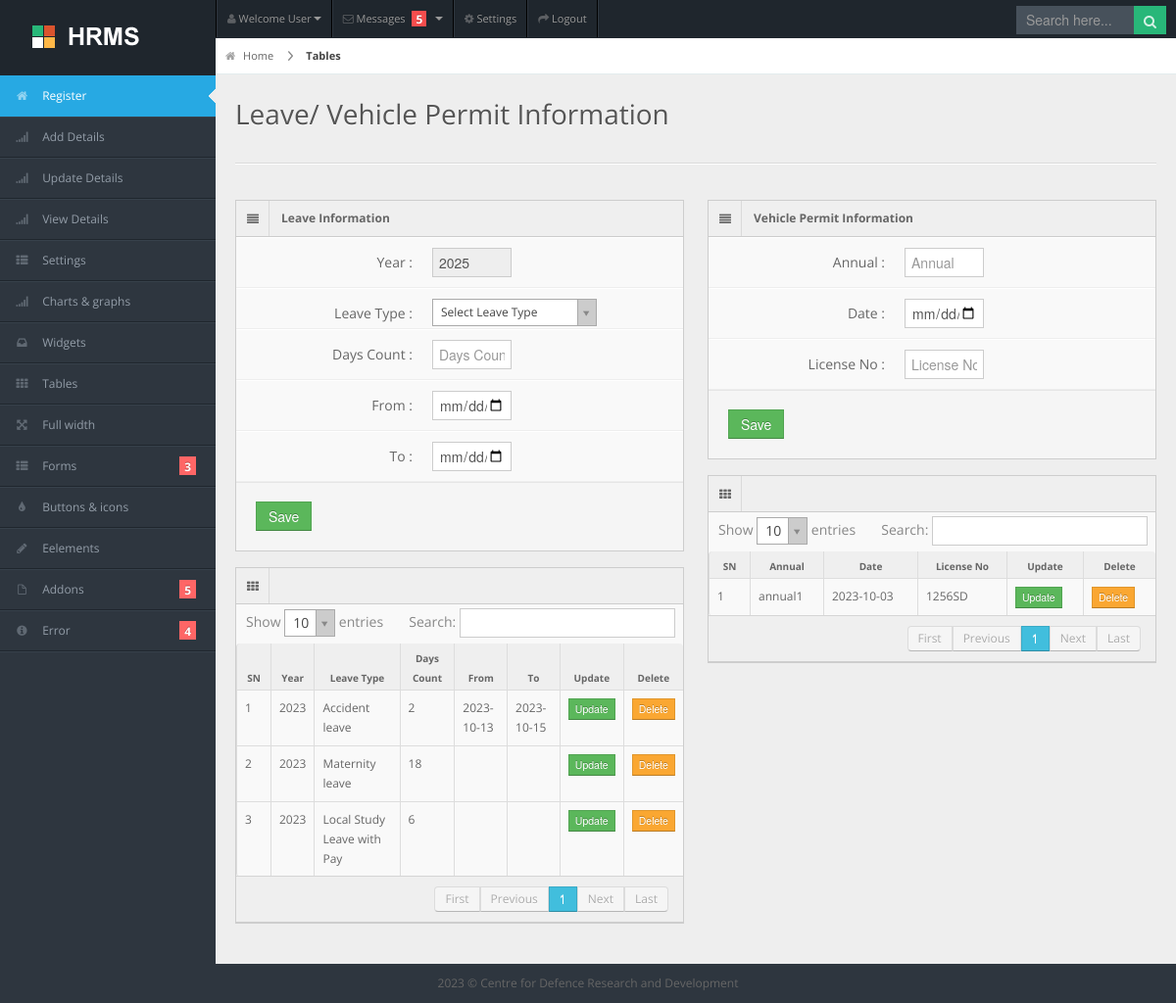
The app's page /leave_permit_details.php?pid=7 with its own data.
### tables this page shows
CREATE TABLE `leave_info_tbl` (
  `leave_info_id` int(11) NOT NULL,
  `personal_id` int(11) NOT NULL,
  `leave_year` year(4) NOT NULL,
  `leave_type` varchar(50) NOT NULL,
  `day_count` int(11) NOT NULL,
  `from_date` date DEFAULT NULL,
  `to_date` date DEFAULT NULL,
  `status` int(11) NOT NULL DEFAULT 1,
  `time_added` datetime NOT NULL DEFAULT current_timestamp()
);

CREATE TABLE `vehicle_permit_info_tbl` (
  `vehicle_permit_id` int(11) NOT NULL,
  `personal_id` int(11) NOT NULL,
  `annual` varchar(100) NOT NULL,
  `permit_date` date DEFAULT NULL,
  `license_no` varchar(50) NOT NULL,
  `status` smallint(6) NOT NULL DEFAULT 1,
  `date_added` datetime NOT NULL DEFAULT current_timestamp()
);

### leave_permit_details.php (the view, shortened to what this page needs)
<?php
error_reporting(E_ALL);ini_set('display_errors', 'on');include ("db/db.php");
$pid = $_GET['pid'];
?>
<!DOCTYPE html>
<html lang="en">
<head>
<link rel="stylesheet" href="css/bootstrap.min.css" />
<link rel="stylesheet" href="css/bootstrap-responsive.min.css" />
<link rel="stylesheet" href="css/uniform.css" />
<link rel="stylesheet" href="css/select2.css" />
<link rel="stylesheet" href="css/matrix-style.css" />
<link rel="stylesheet" href="css/matrix-media.css" />
<link href="font-awesome/css/font-awesome.css" rel="stylesheet" />
</head>
<body>
<div id="header">
  <h1><a href="dashboard.html">Matrix Admin</a></h1>
</div>
<div id="user-nav" class="navbar navbar-inverse">
  <ul class="nav">
    <li  class="dropdown" id="profile-messages" ><a title="" href="#" data-toggle="dropdown" data-target="#profile-messages" class="dropdown-toggle"><i class="icon icon-user"></i>  <span class="text">Welcome User</span><b class="caret"></b></a>
    </li>
    <li class="dropdown" id="menu-messages"><a href="#" data-toggle="dropdown" data-target="#menu-messages" class="dropdown-toggle"><i class="icon icon-envelope"></i> <span class="text">Messages</span> <span class="label label-important">5</span> <b class="caret"></b></a>
    </li>
    <li class=""><a title="" href="#"><i class="icon icon-cog"></i> <span class="text">Settings</span></a></li>
    <li class=""><a title="" href="login.html"><i class="icon icon-share-alt"></i> <span class="text">Logout</span></a></li>
  </ul>
</div>
<div id="search">
  <input type="text" placeholder="Search here..."/>
  <button type="submit" class="tip-bottom" title="Search"><i class="icon-search icon-white"></i></button>
</div>
<div id="sidebar"> <a href="#" class="visible-phone"><i class="icon icon-th"></i>Tables</a>
  <?php include('include/nav.php'); ?>
</div>
<div id="content">
  <div id="content-header">
    <div id="breadcrumb"> <a href="#" title="Go to Home" class="tip-bottom"><i class="icon-home"></i> Home</a> <a href="#" class="current">Tables</a> </div>
    <h1>Leave/ Vehicle Permit Information</h1>
  </div>
  <div class="container-fluid">
    <hr>
    <div class="row-fluid">
      <div class="span6">
		 <div class="widget-box">
        <div class="widget-title"> <span class="icon"> <i class="icon-align-justify"></i> </span>
          <h5>Leave Information</h5>
        </div>
        <div class="widget-content nopadding">
          <form action="javascript:void(0);" id="form_submit" class="form-horizontal">
            <?php $year = date('Y'); ?>
			<div class="control-group">
              <label class="control-label">Year :</label>
              <div class="controls">
                <input type="text" class="span4" placeholder="Year" value="<?php echo $year; ?>" disabled   />
              </div>
            </div>
			<div class="control-group">
              <label class="control-label">Leave Type :</label>
              <div class="controls">
              </div>
            </div>
			<div class="control-group">
              <label class="control-label">Days Count :</label>
              <div class="controls">
                <input type="text" class="span4" placeholder="Days Count" name="day_count" />
              </div>
            </div>
			<div class="control-group">
              <label class="control-label">From :</label>
              <div class="controls">
                <input type="date" class="span4" placeholder="Days Count" name="from_date" />
              </div>
            </div>
			<div class="control-group">
              <label class="control-label">To :</label>
              <div class="controls">
                <input type="date" class="span4" placeholder="Days Count" name="to_date" />
              </div>
            </div>
            <div class="form-actions">
              <button type="submit" class="btn btn-success">Save</button>
            </div>
          </form>
        </div>
      </div>
        <div class="widget-box">
          <div class="widget-title"> <span class="icon"><i class="icon-th"></i></span>
          </div>
          <div class="widget-content nopadding">
		  <?php
		  $sql = "SELECT * FROM leave_info_tbl WHERE personal_id='$pid' and status='1' ORDER BY leave_info_id  DESC";
		  $result = mysqli_query($conn, $sql);
		  ?>
            <table class="table table-bordered data-table">
              <thead>
                <tr>
                   <th>SN</th>
				  <th>Year</th>
                  <th>Leave Type</th>
                  <th>Days Count</th>
				  <th>From</th>
				  <th>To</th>
				  <th>Update</th>
				  <th>Delete</th>
                </tr>
              </thead>
              <tbody>
			  <?php $i = 1; while ($row = mysqli_fetch_assoc($result)){ ?>
                <tr class="gradeX">
                  <td><?php echo $i; ?></td>
				  <td><?php echo $row['leave_year']; ?></td>
                  <td><?php echo $row['leave_type']; ?></td>
                  <td><?php echo $row['day_count']; ?></td>
				  <td><?php echo $row['from_date']; ?></td>
				  <td><?php echo $row['to_date']; ?></td>
                  <td class="center"><button class="btn btn-success btn-mini">Update</button></td>
				  <td class="center"><button class="btn btn-warning btn-mini">Delete</button></td>
				 </tr>
                <?php $i++; } ?>
              </tbody>
            </table>
          </div>
        </div>
      </div>
	  <div class="span6">
		 <div class="widget-box">
        <div class="widget-title"> <span class="icon"> <i class="icon-align-justify"></i> </span>
          <h5>Vehicle Permit Information  </h5>
        </div>
        <div class="widget-content nopadding">
          <form action="javascript:void(0);" id="form_vehicle" class="form-horizontal">
            <div class="control-group">
              <label class="control-label">Annual :</label>
              <div class="controls">
                <input type="text" class="span4" placeholder="Annual" name="annual" />
              </div>
            </div>
			<div class="control-group">
              <label class="control-label">Date :</label>
              <div class="controls">
                <input type="date" class="span4" placeholder="Date" name="permit_date" />
              </div>
            </div>
			<div class="control-group">
              <label class="control-label">License No :</label>
              <div class="controls">
                <input type="text" class="span4" placeholder="License No" name="license_no" />
              </div>
            </div>
            <div class="form-actions">
              <button type="submit" class="btn btn-success">Save</button>
            </div>
          </form>
        </div>
      </div>
        <div class="widget-box">
          <div class="widget-title"> <span class="icon"><i class="icon-th"></i></span>
          </div>
          <div class="widget-content nopadding">
		  <?php
		  $sql2 = "SELECT * FROM vehicle_permit_info_tbl WHERE personal_id='$pid' and status='1' ORDER BY vehicle_permit_id  DESC";
		  $result2 = mysqli_query($conn, $sql2);
		  ?>
            <table class="table table-bordered data-table">
              <thead>
                <tr>
                  <th>SN</th>
				  <th>Annual</th>
                  <th>Date</th>
                  <th>License No</th>
                  <th>Update</th>
				  <th>Delete</th>
                </tr>
              </thead>
              <tbody>
			  <?php $i = 1; while ($row2 = mysqli_fetch_assoc($result2)){ ?>
                <tr class="gradeX">
                  <td><?php echo $i; ?></td>
				  <td><?php echo $row2['annual']; ?></td>
                  <td><?php echo $row2['permit_date']; ?></td>
                  <td><?php echo $row2['license_no']; ?></td>
                  <td class="center"><button class="btn btn-success btn-mini">Update</button></td>
				  <td class="center"><button class="btn btn-warning btn-mini">Delete</button></td>
				 </tr>
              <?php $i++; } ?>
              </tbody>
            </table>
          </div>
        </div>
      </div>
    </div>
  </div>
</div>
<?php include('include/footer.php'); ?>
</body>
</html>

### css/matrix-media.css (style rules this page uses)
body { background:#2E363F; }
#header { background-color: #1f262d; margin-top:10px; }
#search input[type=text], #search button { background-color: #28b779; }
#search input[type=text] { background-color: #47515b; color: #fff; }

### records on screen
leave_info_tbl: leave_year "2023", leave_type "Accident leave", day_count "2", from_date "2023-10-13", to_date "2023-10-15"
leave_info_tbl: leave_year "2023", leave_type "Maternity leave", day_count "18"
leave_info_tbl: leave_year "2023", leave_type "Local Study Leave with Pay", day_count "6"
vehicle_permit_info_tbl: annual "annual1", permit_date "2023-10-03", license_no "1256SD"
